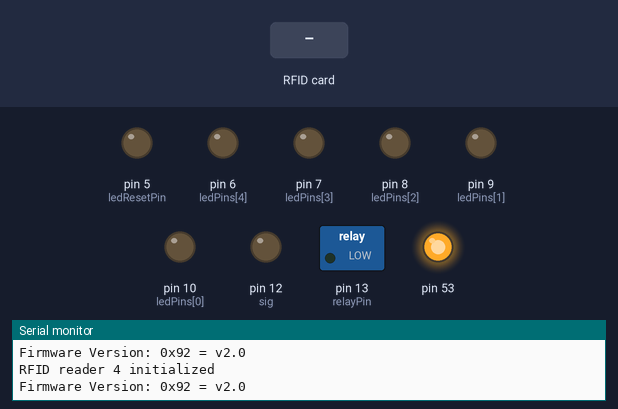
A sketch run on a simulated Arduino Mega 2560, built with avr-gcc and run on an emulated ATmega2560. Shown: switched loads named in the sketch (green lamp = pin HIGH), output pins drawn as LEDs (lit = HIGH), the last lines printed to the serial monitor. Dashed ring = blinking. The test bench sets the inputs (shaded band). Pins used as bus, display or sensor lines are not drawn.

Above: at 2.3 s.
2.4 s: RFID card 81 46 21 03 held to the reader
At 2.58 s:
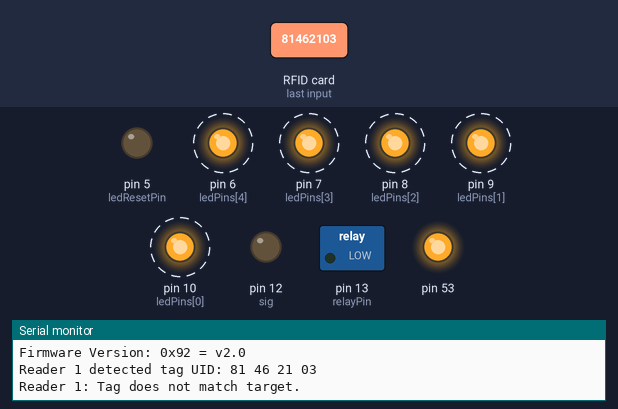
5.4 s: RFID card 93 64 E0 0C held to the reader
At 5.9 s:
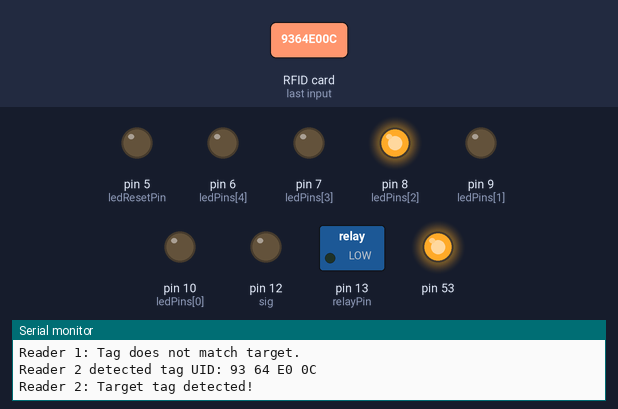
7.0 s: RFID card 23 B7 E1 0C held to the reader
At 7.19 s:
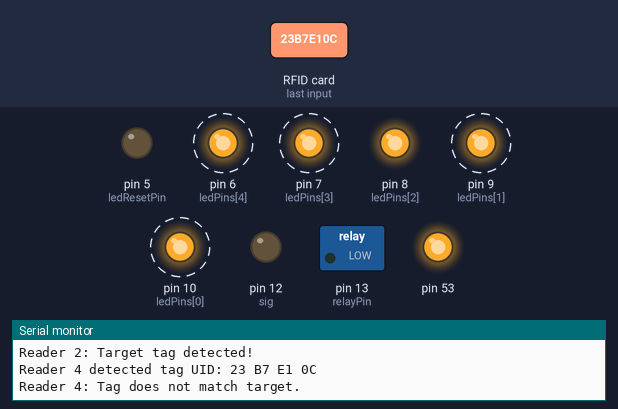
10.0 s: RFID card 81 46 21 03 held to the reader
At 10.8 s:
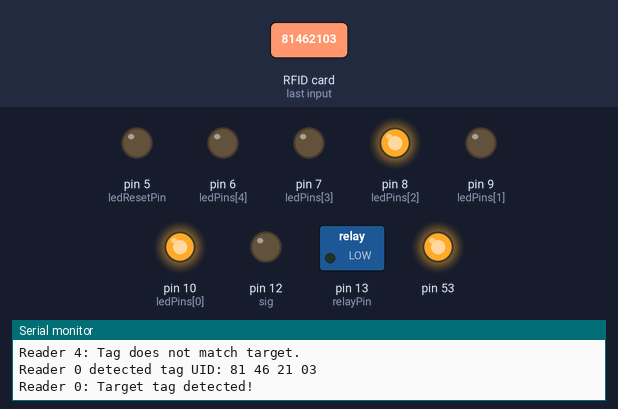
11.6 s: RFID card 5E 7A 19 C4 held to the reader
At 13.3 s:
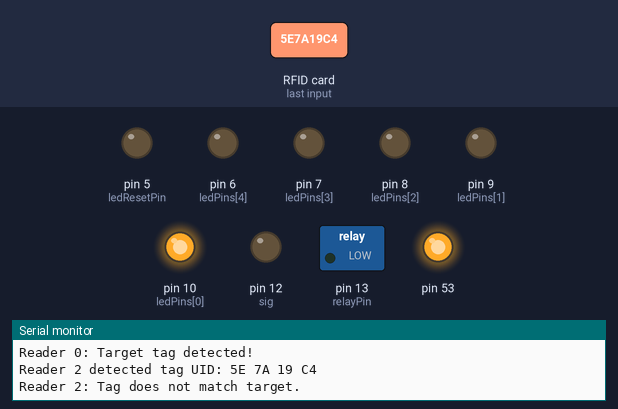
Timing chart, 0 to 14.8 s (numbered marks = the images above; inputs shaded):
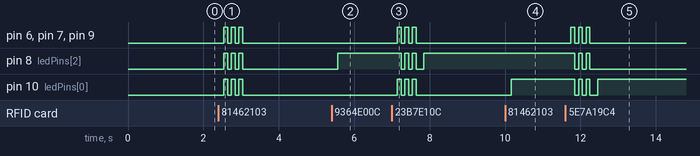

The sketch:

RitualTable_FA24_SystemPrototype.ino
```cpp
/*
Ritual Table System Prototype by Yinglian Liu

- each reader corrsponding one LED
- corrsponding tag is detected will light up a LED and play sound effect
- mismatching target tag is detected, all leds will be flashed 3 times and play sound effect
- all taeget tags aer detected, will play a led animation and sound effect,
  after animation the Electromagnet lock will be unlocked
- a reset card is detected, the program will be reset

1 Mega 2560
5 RFID Readers
1 Serial MP3 Player
1 Relay
1 Electromagnet lock
1 Multiplexer
Many LEDs

*/

#include <SPI.h>
#include <MFRC522.h> // RFID library
#include <SoftwareSerial.h> // For MP3 module

// RFID reader
const uint8_t Num_Readers = 5;
// RFID reader SS pins
//const uint8_t ssPins[Num_Readers] = {23,24,25,26,28};
const uint8_t ssPins[Num_Readers] = {26, 28, 23, 24, 25};  // The pin order must be the same as the targetUIDs order
const uint8_t rstPin = 22; // Common RST pin and share the same pin

MFRC522 rfid[Num_Readers];

// Target UIDs for each reader
byte targetUIDs[Num_Readers][4] = {
  {0x81, 0x46, 0x21, 0x03},   // Reader 0 81 46 21 03
  {0x23, 0xB7, 0xE1, 0x0C},   // Reader 1 23 B7 E1 0C
  {0x93, 0x64, 0xE0, 0x0C},   // Reader 2 93 64 E0 0C
  {0xE3, 0x15, 0xD8, 0x0C},   // Reader 3 E3 15 D8 0C
  {0x43, 0x34, 0xE7, 0x0C}    // Reader 4 43 34 E7 0C

};

byte resetUID[4] = {0xF3, 0x9A, 0x2B, 0xAB} ;// F3 9A 2B AB, this card is used for reset the program

// byte targetUIDs[Num_Readers][4] = {
//   {0x93, 0x64, 0xE0, 0x0C},   // Reader 0 93 64 E0 0C
//   {0xE3, 0x15, 0xD8, 0x0C},   // Reader 1 E3 15 D8 0C
//   {0x43, 0x34, 0xE7, 0x0C},   // Reader 2 43 34 E7 0C
//   {0x81, 0x46, 0x21, 0x03},   // Reader 3 81 46 21 03
//   {0x23, 0xB7, 0xE1, 0x0C},   // Reader 4 23 B7 E1 0C
// };

// Define the LED pins
const uint8_t ledPins[] = {10, 9, 8, 7, 6}; // LEDs for each reader
const uint8_t ledResetPin = 5;

// Array to track if the correct card has been detected for each reader
bool cardDetected[] = {false, false, false, false, false};

//Setting up the multiplexer to control 16 LEDs, the pins as follow//
const uint8_t S0 =  4;
const uint8_t S1 =  3;
const uint8_t S2 =  2;
const uint8_t S3 =  11;
const uint8_t sig = 12;

bool playLEDsPlayed = false; //Used to control the led animation play once

//Serial mp3 player
#define ARDUINO_RX 15 // Should connect to TX of the Serial MP3 Player module
#define ARDUINO_TX 14 // Connect to RX of the module
SoftwareSerial mySerial(ARDUINO_RX, ARDUINO_TX);
static int8_t Send_buf[8] = {0};

#define CMD_PLAY_W_INDEX 0X03
#define CMD_SET_VOLUME 0X06
#define CMD_SEL_DEV 0X09
#define DEV_TF 0X02
#define CMD_PLAY_W_VOL 0X22

//bool individualTagMatched = false;

const uint8_t relayPin = 13;

void setup() {
  Serial.begin(115200);
  //delay(1000);
  while (!Serial);

  //Set multiplexer pins
  pinMode(sig, OUTPUT);
  pinMode(S0, OUTPUT);
  pinMode(S1, OUTPUT);
  pinMode(S2, OUTPUT);
  pinMode(S3, OUTPUT);

  //relay
  pinMode(relayPin, OUTPUT);
  digitalWrite(relayPin, LOW);

  //Initialize different LED pins as output and off
  for (uint8_t i = 0; i < Num_Readers; i++) {
    pinMode(ledPins[i], OUTPUT);
    digitalWrite(ledPins[i], LOW);
  }
    pinMode(ledResetPin, OUTPUT);
    digitalWrite(ledResetPin, LOW);

  //Initialize the SDA pin aka SS pin as output mode and set the state as inactive (HIGH as inactive, LOW as active)
  for (uint8_t i=0; i < Num_Readers; i++) {
		pinMode(ssPins[i], OUTPUT);
		digitalWrite(ssPins[i], HIGH);
	}

  SPI.begin(); // Initialize SPI bus

  // Initialize RFID readers ( References: library: MFRC522 ->DumpInfo )
  for (uint8_t reader = 0; reader < Num_Readers; reader++) {
    rfid[reader].PCD_Init(ssPins[reader],rstPin);
    delay(4);
    Serial.print("RFID reader ");
    Serial.print(reader);
    Serial.println(" initialized");
    rfid[reader].PCD_DumpVersionToSerial(); /*Add this to be clear if all the readers are communicated to the microcontroller successfully
    (If it cann't be printed the infor into the serial monitor, it means the reader cannot comunicate with the microcontroller)*/
  }

  // Initialize MP3 module
  mySerial.begin(9600);
  delay(500);
  sendCommand(CMD_SEL_DEV, DEV_TF);
  delay(200);
  sendCommand(CMD_SET_VOLUME, 0x1E);
  /*
        0	0x00
          1	0x01
          2	0x02
          3	0x03
          4	0x04
          5	0x05
          6	0x06
          7	0x07
          8	0x08
          9	0x09
          10	0x0A
          11	0x0B
          12	0x0C
          13	0x0D
          14	0x0E
          15	0x0F
          16	0x10
          17	0x11
          18	0x12
          19	0x13
          20	0x14
          21	0x15
          22	0x16
          23	0x17
          24	0x18
          25	0x19
          26	0x1A
          27	0x1B
          28	0x1C
          29	0x1D
          30	0x1E
  */
  delay(100);


}


void loop() {
  bool allCorrectCardsDetected = true;

  for (uint8_t reader = 0; reader < Num_Readers; reader++) {
    // Deactivate all readers
    for (uint8_t i = 0; i < Num_Readers; i++) {
      digitalWrite(ssPins[i], HIGH);
    }
    // Activate the current reader
    digitalWrite(ssPins[reader], LOW);

    // Small delay to allow the SPI bus to stabilize
    delay(10);

    // Check for new cards
    if (rfid[reader].PICC_IsNewCardPresent() && rfid[reader].PICC_ReadCardSerial()) {
      // Read UID
      byte* uid = rfid[reader].uid.uidByte;
      byte uidSize = rfid[reader].uid.size;

      // Print UID
      Serial.print("Reader ");
      Serial.print(reader);
      Serial.print(" detected tag UID:");
      for (byte i = 0; i < uidSize; i++) {
        Serial.print(uid[i] < 0x10 ? " 0" : " ");
        Serial.print(uid[i], HEX);
      }
        Serial.println();

      // Compare with target UID
      if (compareUID(uid, uidSize, targetUIDs[reader], 4)) {
        Serial.print("Reader ");
        Serial.print(reader);
        Serial.println(": Target tag detected!");

        //play the matched sound effect:001.mp3
        sendCommand(CMD_PLAY_W_INDEX,1);
        delay(100);

        cardDetected[reader] = true;
        digitalWrite(ledPins[reader], HIGH);

        // if(!individualTagMatched) {
        //   sendCommand(CMD_PLAY_W_INDEX,3);
        //   delay(100);
        //   individualTagMatched = true;
        // }

      } else if(compareUID(uid, uidSize, resetUID, 4)) {
        Serial.println("Reset card detected! Reseting...");

        //Run reset function
        resetToInitialState();
        playLEDsPlayed = false;
        //individualTagMatched = false;
        digitalWrite(relayPin, LOW); //Lock the MagLock after reset

      } else {
        Serial.print("Reader ");
        Serial.print(reader);
        Serial.println(": Tag does not match target.");

       //play the mismatched sound effect:002.mp3
        sendCommand(CMD_PLAY_W_INDEX, 2);
        delay(100);

        // Flash all LEDs
        flashAllLEDs(3, 100); // Flash all LEDs for 100ms intervals for 3 times
        cardDetected[reader] = false;
        //delay(100);
      }

      rfid[reader].PICC_HaltA(); // Halt the current card
      rfid[reader].PCD_StopCrypto1();
    }

    // Deactivate the current reader
    digitalWrite(ssPins[reader], HIGH);

    //If not all the reader detected the corrsponding tag, change the "allCorrectCardsDetected" to false
    if (!cardDetected[reader]) {
      allCorrectCardsDetected = false;
      //individualTagMatched = true;
    }

    // Keep the LED on if the correct card was previously detected
    if (cardDetected[reader]) {
      digitalWrite(ledPins[reader], HIGH);
    } else {
      digitalWrite(ledPins[reader], LOW);
    }
  }

  if (allCorrectCardsDetected && !playLEDsPlayed) {
    Serial.println("All correct tags detected!");
    delay(2000);

    Serial.println("Music and LED animation will be played!");
    //play the all tags matched sound effect:003.mp3
    sendCommand(CMD_PLAY_W_INDEX,3);
    delay(500);

    playLEDs();
    playLEDsPlayed = true;
    //allCorrectCardsDetected = false;
    //delay(1000);

   // individualTagMatched = false;
   digitalWrite(relayPin, HIGH);
   Serial.println("UNLOCK!");

   delay(1000);
   Serial.println("Please use the reset card to reset the program!");


} else {
    digitalWrite(ledResetPin, LOW);
    //digitalWrite(relayPin, LOW);
  }
}

//////////////////////////////////////////////Defind Functions///////////////////////////////////////////////////////////////////////////////////

/* -----------------Set Multiplexer Channel-----------------------*/
int SetMuxChannel(byte channel) {

  digitalWrite(S0, bitRead(channel, 0));
  digitalWrite(S1, bitRead(channel, 1));
  digitalWrite(S2, bitRead(channel, 2));
  digitalWrite(S3, bitRead(channel, 3));

}

/* -----------------Compare two UIDs-----------------------*/
bool compareUID(byte* uid1, byte uid1Size, byte* uid2, byte uid2Size) {
  if (uid1Size != uid2Size) return false;
    for (byte i = 0; i < uid1Size; i++) {
      if (uid1[i] != uid2[i]) {
         return false;
    }
  }
  return true;
}

/* ------------------Flash all LEDs---------------------*/
void flashAllLEDs(uint8_t times, unsigned long duration) {
  for (uint8_t t = 0; t < times; t++) {
    for (uint8_t i = 0; i < Num_Readers; i++) {
      digitalWrite(ledPins[i], HIGH);
    }
      delay(duration);
    for (uint8_t i = 0; i < Num_Readers; i++) {
      digitalWrite(ledPins[i], LOW);
    }
      delay(duration);
  }
}

/* ------------------Reset to Initial State---------------------*/
void resetToInitialState() {
  // reset all detected tags and cards to false
  for (uint8_t i = 0; i < Num_Readers; i++) {

    cardDetected[i] = false;
    digitalWrite(ledPins[i], LOW);

  }

    digitalWrite(ledResetPin, HIGH);
    delay(1500);
    digitalWrite(ledResetPin, LOW);
    delay(500);
    Serial.println("Program has been reset...");

}


/* ------------------------Play LED Animation---------------------------*/
void playLEDs () {

  //control the row of leds play forword and backword for 4 times when all the tags are placed correlly
    for( uint8_t repeat = 0; repeat < 18; repeat++){
        for (byte i = 0; i< 16; i++){
          //Serial.println(i);
          SetMuxChannel(i);
          digitalWrite(sig, HIGH);
          delay(30);
          digitalWrite(sig, LOW);
          delay(30);

        }

        for (uint8_t i = 15; i > 0; i--) {
        // Serial.println(i);
          SetMuxChannel(i);
          digitalWrite(sig, HIGH);
          delay(25);
          digitalWrite(sig, LOW);
          delay(25);
         }

    }
}


/* ------------------Sending MP3 Command---------------------*/
void sendCommand(int8_t command, int16_t dat) {
  delay(20);
  Send_buf[0] = 0x7e; // Starting byte
  Send_buf[1] = 0xff; // Version
  Send_buf[2] = 0x06; // The number of bytes of the command without starting and ending bytes
  Send_buf[3] = command;
  Send_buf[4] = 0x00; // 0x00 = no feedback, 0x01 = feedback
  Send_buf[5] = (int8_t)(dat >> 8); // Data high byte
  Send_buf[6] = (int8_t)(dat); // Data low byte
  Send_buf[7] = 0xef; // Ending byte
  for (uint8_t i = 0; i < 8; i++) {
    mySerial.write(Send_buf[i]);
  }
}
```

Measured:
- after the input at 2.4 s, pin 6 (ledPins[4]), pin 7 (ledPins[3]), pin 8 (ledPins[2]), pin 9 (ledPins[1]), pin 10 (ledPins[0]): alternates HIGH for 0.10 s and LOW for 0.10 s, 6 changes in all, then stays LOW, starting after 0.14 s
- after the input at 5.4 s, pin 8 (ledPins[2]): LOW → HIGH after 0.16 s
- after the input at 7.0 s, pin 6 (ledPins[4]), pin 7 (ledPins[3]), pin 9 (ledPins[1]), pin 10 (ledPins[0]): alternates HIGH for 0.10 s and LOW for 0.10 s, 6 changes in all, then stays LOW, starting after 0.14 s; pin 8 (ledPins[2]): goes LOW 0.10 s, HIGH 0.10 s, LOW 0.10 s, HIGH 0.10 s, LOW 0.21 s, then HIGH, starting after 0.24 s
- after the input at 10.0 s, pin 10 (ledPins[0]): LOW → HIGH after 0.17 s
- after the input at 11.6 s, pin 6 (ledPins[4]), pin 7 (ledPins[3]): alternates HIGH for 0.10 s and LOW for 0.10 s, 6 changes in all, then stays LOW, starting after 0.15 s
